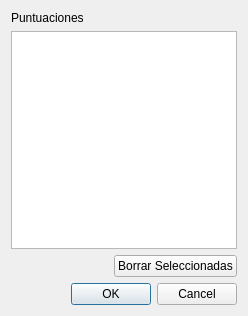
<?xml version="1.0" encoding="UTF-8"?>
<ui version="4.0">
 <class>puntuacion</class>
 <widget class="QDialog" name="puntuacion">
  <property name="geometry">
   <rect>
    <x>0</x>
    <y>0</y>
    <width>248</width>
    <height>316</height>
   </rect>
  </property>
  <property name="windowTitle">
   <string>Puntuaciones</string>
  </property>
  <layout class="QVBoxLayout" name="verticalLayout">
   <item>
    <widget class="QLabel" name="label">
     <property name="text">
      <string>Puntuaciones</string>
     </property>
    </widget>
   </item>
   <item>
    <widget class="QTableView" name="vistaPuntuaciones"/>
   </item>
   <item>
    <layout class="QHBoxLayout" name="horizontalLayout">
     <item>
      <spacer name="horizontalSpacer">
       <property name="orientation">
        <enum>Qt::Horizontal</enum>
       </property>
       <property name="sizeHint" stdset="0">
        <size>
         <width>40</width>
         <height>20</height>
        </size>
       </property>
      </spacer>
     </item>
     <item>
      <widget class="QPushButton" name="btn_borrar">
       <property name="text">
        <string>Borrar Seleccionadas</string>
       </property>
      </widget>
     </item>
    </layout>
   </item>
   <item>
    <widget class="QDialogButtonBox" name="buttonBox">
     <property name="orientation">
      <enum>Qt::Horizontal</enum>
     </property>
     <property name="standardButtons">
      <set>QDialogButtonBox::Cancel|QDialogButtonBox::Ok</set>
     </property>
    </widget>
   </item>
  </layout>
 </widget>
 <resources/>
 <connections>
  <connection>
   <sender>buttonBox</sender>
   <signal>accepted()</signal>
   <receiver>puntuacion</receiver>
   <slot>accept()</slot>
   <hints>
    <hint type="sourcelabel">
     <x>248</x>
     <y>254</y>
    </hint>
    <hint type="destinationlabel">
     <x>157</x>
     <y>274</y>
    </hint>
   </hints>
  </connection>
  <connection>
   <sender>buttonBox</sender>
   <signal>rejected()</signal>
   <receiver>puntuacion</receiver>
   <slot>reject()</slot>
   <hints>
    <hint type="sourcelabel">
     <x>316</x>
     <y>260</y>
    </hint>
    <hint type="destinationlabel">
     <x>286</x>
     <y>274</y>
    </hint>
   </hints>
  </connection>
 </connections>
</ui>
